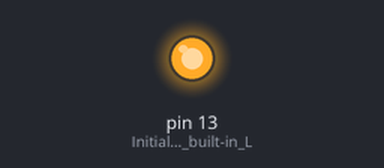
Simulated run of this sketch. Board: Arduino Uno, built with avr-gcc and run on an emulated ATmega328P. Parts: output pins drawn as LEDs (lit = HIGH).

Above: at 0.3 s.
At 14.1 s:
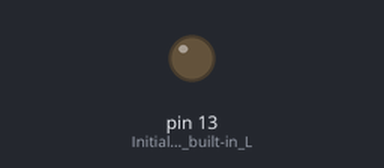
Timing chart, 0 to 22.1 s (numbered marks = the images above):
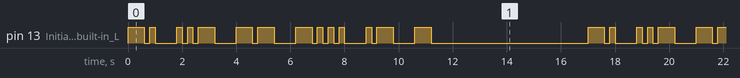

Measured:
- by itself, pin 13 (Initialize_the_built-in_L): moves between LOW and HIGH, repeating every 17.0 s
- by itself, everything shown: repeats every 17.0 s, in 28 steps

The sketch:

Numbat.ino
```cpp
// Define the Morse code for each letter.
const char* morseN = "-.";
const char* morseU = "..-";
const char* morseM = "--";
const char* morseB = "-...";
const char* morseA = ".-";
const char* morseT = "-";

void setup() {
  pinMode(LED_BUILTIN, OUTPUT); // Initialize the built-in LED pin as an output.
  Serial.begin(9600); // Begin serial communication for debugging purposes.
}

void loop() {
  // Spell "NUMBAT" in Morse code using the LED.
  emitMorse(morseN);
  emitMorse(morseU);
  emitMorse(morseM);
  emitMorse(morseB);
  emitMorse(morseA);
  emitMorse(morseT);

  // Wait five seconds before repeating.
  delay(5000);
}

void emitMorse(const char* code) {
  // Loop through each character in the Morse code string.
  for (int i = 0; code[i]; i++) {
    if (code[i] == '.') {
      // If the character is a dot, blink the LED briefly.
      dot();
    } else {
      // If the character is a dash, blink the LED for a longer time.
      dash();
    }
    // Wait for a short period (the space between parts of the same letter) after each dot or dash.
    delay(200); // This is the standard space between signals within a letter.
  }

  // Wait for a longer period (the space between letters) after each letter.
  delay(600); // This is the standard space between letters.
}

void dot() {
  digitalWrite(LED_BUILTIN, HIGH);
  delay(200); // The standard length of a Morse code dot.
  digitalWrite(LED_BUILTIN, LOW);
  // Don't need to wait after a dot because the emitMorse function includes the wait.
}

void dash() {
  digitalWrite(LED_BUILTIN, HIGH);
  delay(600); // The standard length of a Morse code dash is three times a dot.
  digitalWrite(LED_BUILTIN, LOW);
  // Don't need to wait after a dash because the emitMorse function includes the wait.
}
```
